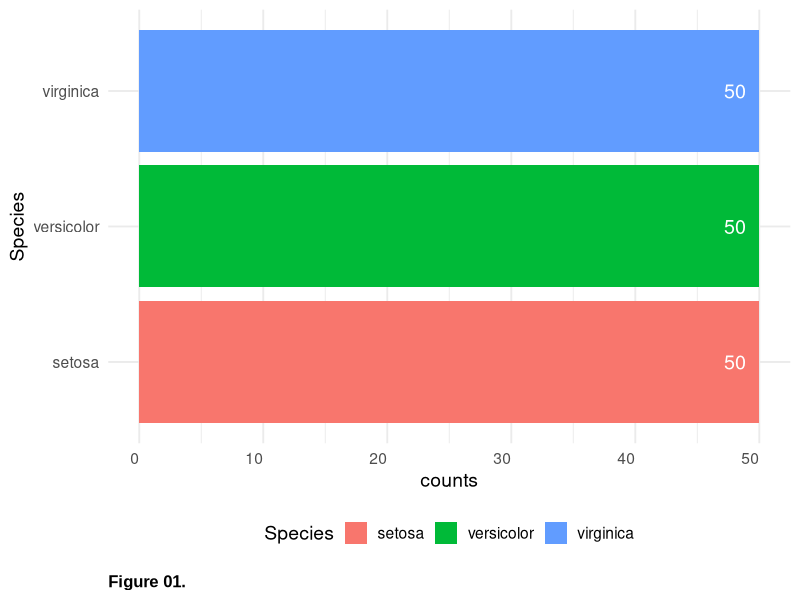

This figure's R source:
## ---- chunk 1
knitr::opts_chunk$set(collapse = TRUE)
## ---- chunk 2
summary(cars)
fit <- lm(dist ~ speed, data = cars)
fit
## ---- chunk 3
library(tidyverse)
iris %>%
  group_by(Species) %>%
  summarise(counts = n()) %>%
  mutate(Species = fct_reorder(Species, counts)) %>% # arrange bar
  #mutate(hilight = ifelse(Species == "virginica", TRUE, FALSE)) %>% 
  ggplot(aes(x = Species, y = counts, fill = Species)) +
  geom_bar(stat = "identity") +
  geom_text(aes(label = counts), hjust = 1.6, color = "white", size = 5) +
  coord_flip() +
  theme_minimal(14) +
  #scale_fill_manual(name = NULL,
  #                  values = c("#B0B0B0D0", "#D55E00D0")) +
  # scale_color_tableau() + scale_fill_tableau()+ # Color fill
  labs(caption = "Figure 01.") +
  theme(axis.text.x = element_text(angle = 0, hjust = 1),
        legend.position = "bottom",
        plot.caption=element_text(size=12,family = "Arial",face = "bold",
                                  hjust=0, margin=margin(t=15)))

